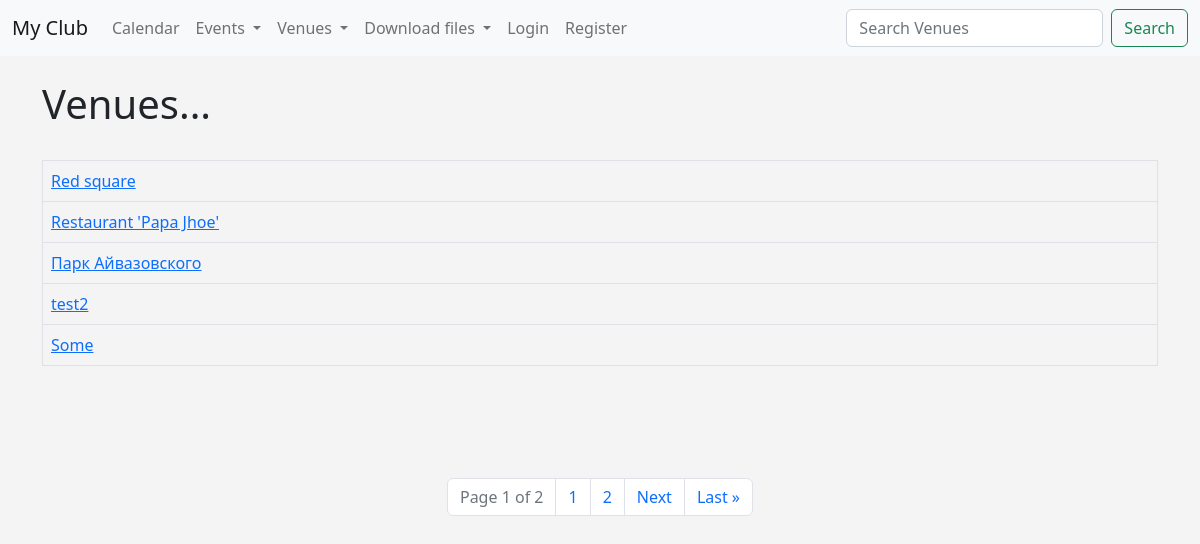
The app's page /list_venue with its own data.
### events/models.py (models this page shows)
class Venue(models.Model):
    name = models.CharField('Venue Name', max_length=120)
    address = models.CharField(max_length=300)
    zip_code = models.CharField('ZIp code', max_length=15)
    phone = models.CharField('Contact Phone', max_length=25, blank=True)
    web = models.URLField('Website Address', blank=True)
    email_address = models.EmailField('Email Address', blank=True)
    owner = models.IntegerField("Venue Owner", blank=False, default=1)
    def __str__(self):
        return self.name

### events/views.py (the view)
# urls.py: path('list_venue', views.list_venues, name='list-venues'),
def list_venues(request):
    venue_list = Venue.objects.all()
    p = Paginator(Venue.objects.all(), 5)
    page = request.GET.get('page')
    venues = p.get_page(page)
    nums = "a" * venues.paginator.num_pages
    return render(request, 'events/venue.html', {'venue_list': venue_list, 'venues': venues, 'nums': nums})

### events/templates/events/venue.html (shortened to what this page needs)
{% extends 'events/base.html' %}
{% block content %}
    <h1>Venues...</h1>
    <br>
    <table class="table table-bordered table-hover">
      {% for venue in venues %}
          <tr>
              <td><a href="{% url 'show-venue' venue.id %}"> {{ venue }} </a></td>
      {% endfor %}
    </table>
    <br><br><br>
    <br>
<nav aria-label="Page navigation example">
  <ul class="pagination justify-content-center">
<li class="page-item disabled"><a href="#" class="page-link">Page {{ venues.number }} of {{ venues.paginator.num_pages }}</a></li>
{% for i in nums %}
  <li class="page-item"><a class="page-link" href="?page={{ forloop.counter}}"> {{ forloop.counter }}
{% endfor %}
{% if venues.has_next %}
    <li class="page-item"><a class="page-link" href="?page={{ venues.next_page_number }}"> Next</a></li>
    <li class="page-item"><a class="page-link" href="?page={{ venues.paginator.num_pages }}"> Last &raquo</a></li>
{% endif %}
</ul>
</nav>
<br>
{% endblock %}

### events/templates/events/base.html (style rules this page uses)
body { background: #f4f4f4; }

### records on screen
Venue: name "Red square"
Venue: name "Restaurant 'Papa Jhoe'"
Venue: name "Парк Айвазовского"
Venue: name "test2"
Venue: name "Some"

### other values on screen
{{ venues.number }} "1"
{{ venues.paginator.num_pages }} "2"
